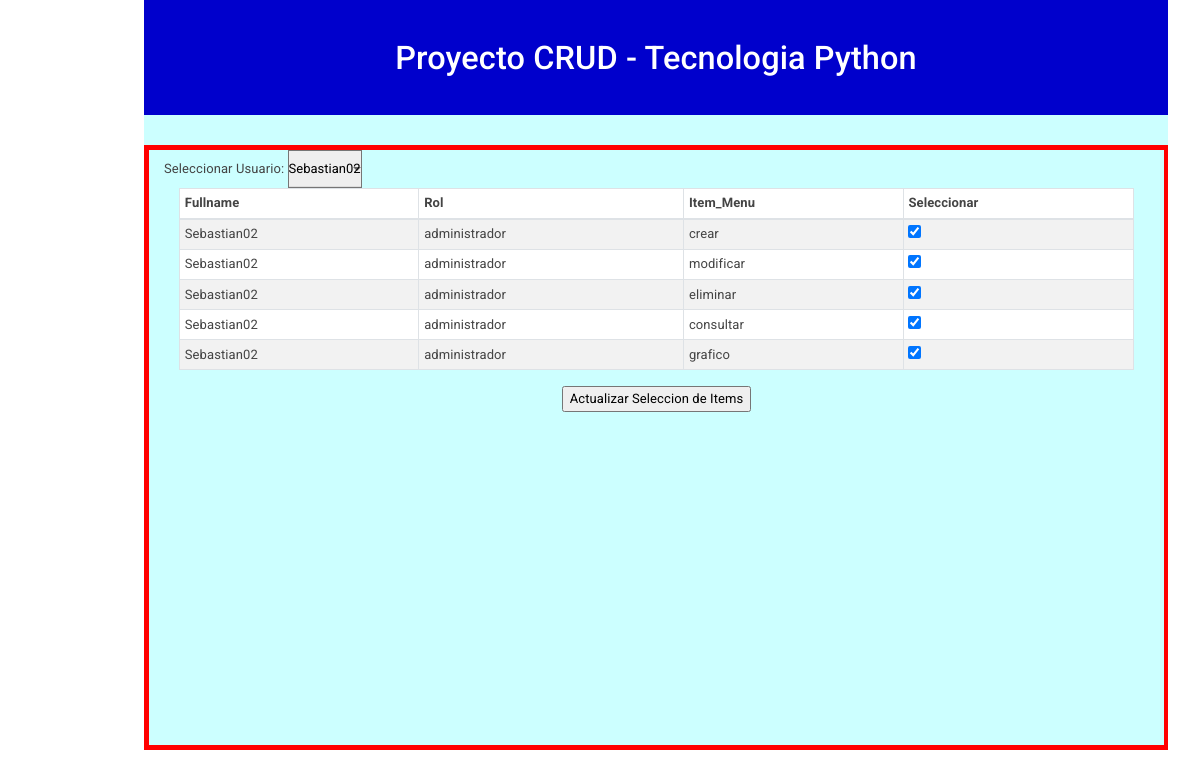
The app's page /perfiles_usuarios with its own data.
### tables this page shows
CREATE TABLE "perfil_usuario" (
	"fullname"	TEXT,
	"email"	TEXT,
	"rol"	TEXT,
	"id_item_menu"	TEXT,
	"item_menu"	TEXT,
	"activo"	TEXT,
	"checkbox"	TEXT
);

### run2.py (the view)
@app.route('/perfiles_usuarios')
def perfiles_usuarios():
    query = 'SELECT fullname, rol,item_menu, checkbox from perfil_usuario  order by id_item_menu'
    curs  = run_query(query)
    return render_template('index_desa.html', contacts = curs)

### run2.py (called while the page is built)
def run_query(query='',parameters=()):
    conn = sqlite3.connect('dataweb.db')
    cursor = conn.cursor()                 # Crear un cursor
    cursor.execute(query, parameters)                  # Ejecutar una consulta
    if query.upper().startswith('SELECT'):
       data= cursor.fetchall()               # Traer los resultados de un select
    else:
        conn.commit()                          # Hacer efectiva la escritura de datos
        data = None
    return data

### Templates/index_desa.html (shortened to what this page needs)
{% extends 'layout2.html' %}
{% block content %}
<form id="form1" name="form1" methods='get'  action="/enviar">
<label>Seleccionar Usuario:</label>
<select name="user" >
    <option value="Sebastian02" >Sebastian02</option>
</select>
  <div class="container">
    <table class="table table-striped table-bordered bg-white table-sm">
      <thead>
        <tr>
          <th>Fullname</th>
          <th>Rol</th>
          <th>Item_Menu</th>
          <th>Seleccionar</th>
        </tr>
      </thead>
      <tbody>
        {% for contact in contacts %}
        <tr>
          <td>{{ contact[0] }}</td>
          <td>{{ contact[1] }}</td>
          <td>{{ contact[2] }}</td>
          <td>
              <input name ={{ contact[2] }} type="checkbox" {{ contact[3] }}>
          </td>
        </tr>
        {% endfor %}
      </tbody>
    </table>
      <div align="center">  <input name="Input" type="submit" value="Actualizar Seleccion de Items"/></div>
  </div>
</div>
{% endblock %}

### Templates/layout2.html (shortened to what this page needs)
<!DOCTYPE html>
<html lang="es">
<head>
    <link rel="stylesheet" href="{{ url_for("static", filename="Hoja_estilo_scc2.css") }}">
    <link rel="stylesheet" href="https://bootswatch.com/4/materia/bootstrap.min.css">
</head>
<body>
<div id="Contenedor">
  <div id="Layer1">
  <br><br/>
  <h1 class="Estilo2" align="center">Proyecto CRUD - Tecnologia Python</h1>
    <div id="Layer3">
    </div>
    <div id="Layer4">
        <div class="container">
                  {% block content %}{% endblock %}
        </div>
    </div>
  </div>
  <p>&nbsp;</p>
</body>
</html>

### static/Hoja_estilo_scc2.css (style rules this page uses)
#Contenedor { left: 12%; top: 0px; height: 750px; width: 1024px; background-color: #FF0000; position: absolute; }
#Contenedor #Layer1 { position:absolute; width:1024px; height:115px; z-index:1; left: 0px; background-color: #0000CC; }
#Contenedor #Layer3 { position:absolute; width:1024px; height:30px; z-index:1; top: 115px; left: 0px; background-color:#CCFFFF;; }
#Contenedor #Layer1 #Layer4 { position:absolute; width:1015px; height:595px; z-index:2; top: 150px; left: 5px; background-color: #CCFFFF; }

### Templates/layout2.html (style rules this page uses)
.Estilo2 { color: #ffffff; }

### records on screen
perfil_usuario: fullname "Sebastian02", rol "administrador", item_menu "crear"
perfil_usuario: fullname "Sebastian02", rol "administrador", item_menu "modificar"
perfil_usuario: fullname "Sebastian02", rol "administrador", item_menu "eliminar"
perfil_usuario: fullname "Sebastian02", rol "administrador", item_menu "consultar"
perfil_usuario: fullname "Sebastian02", rol "administrador", item_menu "grafico"
